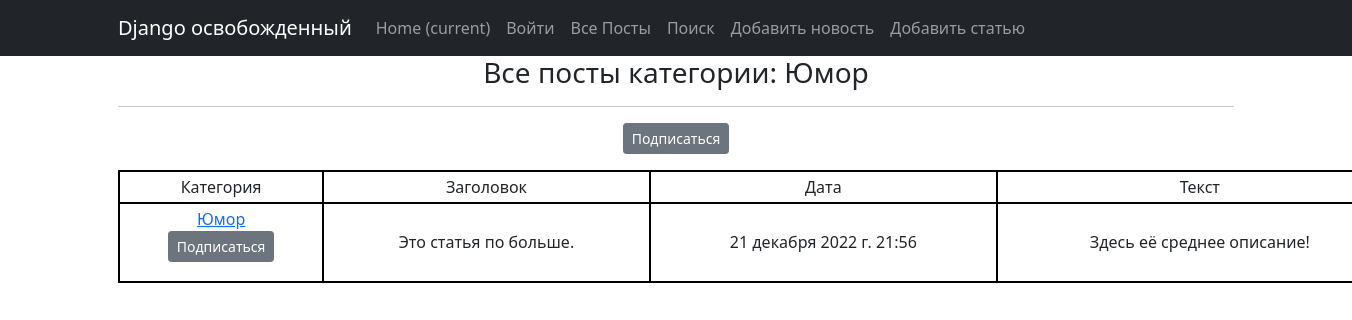
Before: /post/categories/4 with the older database file.
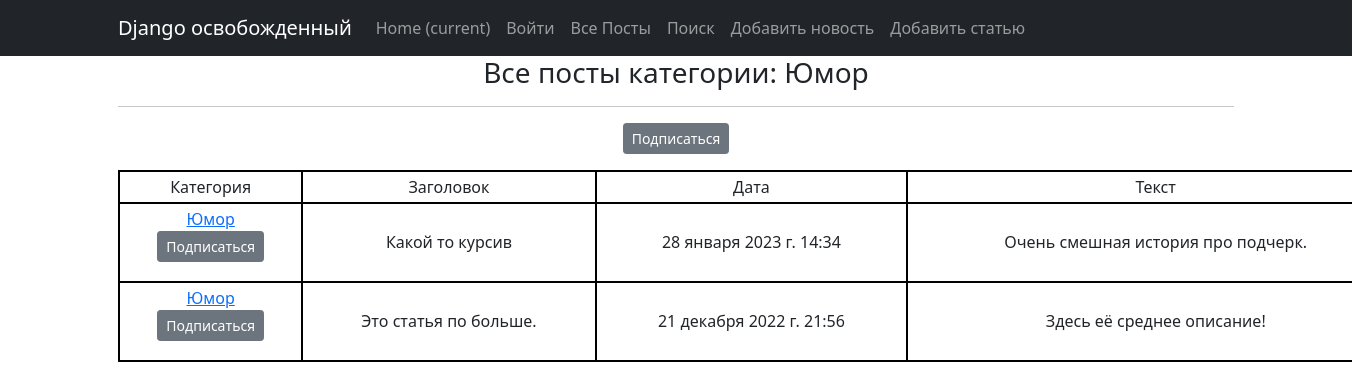
After: the same page with the newer database file.
### news/models.py (models this page shows, shortened)
class Category(models.Model):
    name = models.CharField(max_length=64, unique=True)
    subscribers = models.ManyToManyField(User, related_name='categories')
    def __str__(self):
        return self.name.title()

class Post(models.Model):
    author = models.ForeignKey(Author, on_delete=models.CASCADE)
    NEWS = 'NW'
    ARTICLE = 'AR'
    CATEGORY_CHOICES = (
        (NEWS, 'Новость'),
        (ARTICLE, 'Статья'),
    )
    categoryType = models.CharField(max_length=2, choices=CATEGORY_CHOICES, default=ARTICLE)
    dateCreation = models.DateTimeField(auto_now_add=True)
    postCategory = models.ManyToManyField(Category, through='PostCategory')
    title = models.CharField(max_length=128)
    text = models.TextField()
    rating = models.SmallIntegerField(default=0)

### news/views.py (the view)
# urls.py: path('categories/<int:pk>', CategoryList.as_view(), name='category_list'),
class CategoryList(ListView):
    model = Post
    template_name = 'category_list.html'
    context_object_name = 'category_news_list'
    def get_queryset(self):
        self.category = get_object_or_404(Category, id=self.kwargs['pk'])
        queryset = Post.objects.filter(postCategory=self.category).order_by('-dateCreation')
        return queryset
    def get_context_data(self, **kwargs):
        context = super().get_context_data(**kwargs)
        context['is_not_subscriber'] = self.request.user not in self.category.subscribers.all()
        context['category'] = self.category
        return context

### news/templatetags/custom_filters.py (called while the page is built)
@register.filter()
def censor(text, word=str):
    if word in text:
        reword = word[0] + ((len(word) - 2) * "*") + word[-1]
        text = text.replace(word, reword)
    return text

### templates/category_list.html (shortened to what this page needs)
{% extends 'flatpages/default.html' %}
{% load custom_filters %}
{% load custom_tags %}
{% block content %}
    <h3> Все посты категории: {{ category }}</h3>
    <hr>
    {% if is_not_subscriber %}
        <p class="text-center"><a href="{% url 'add_subs' category.id %}"
                                  class="btn btn-secondary btn-sm">Подписаться</a></p>
    {% else %}
        <p class="text-center"><a href="{% url 'del_subs' category.id %}"
                                  class="btn btn-secondary btn-sm">Отписаться</a></p>
    {% endif %}
   {% if category_news_list %}
    <table>
        <tr>
            <td>Категория</td>
            <td>Заголовок</td>
            <td>Дата</td>
            <td>Текст</td>
        </tr>
        {% for news in category_news_list %}
        <tr>
            <td>
                <a href="{% url 'category_list' category.id %}" >{{ category }}</a>
                {% if is_not_subscriber %}
                    <p class="text-center"><a href="{% url 'add_subs' category.id %}"
                                              class="btn btn-secondary btn-sm">Подписаться</a></p>
                {% else %}
                    <p class="text-center"><a href="{% url 'del_subs' category.id %}"
                                              class="btn btn-secondary btn-sm">Отписаться</a></p>
                {% endif %}
            </td>
            <td>{{ news.title }}</td>
            <td>{{ news.dateCreation }}</td>
            <td>{{ news.text|truncatewords:20|censor:"борьбу"|censor:"ограбили"|censor:"умерщвляли" }}</td>
        </tr>
        {% endfor %}
    </table>
   {% else %}
       <h2>Постов нет!</h2>
   {% endif %}
{% endblock content %}

Changed rows visible on the page:
added Post: {{ category }} "Юмор", title "Какой то курсив", dateCreation "28 января 2023 г. 14:34", text|censor "Очень смешная история про подчерк."
